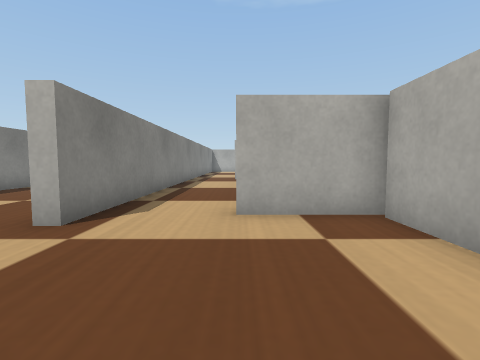
view 1 (above)

22 first-person views from a walk through a world built for the Webots simulator. The camera is 0.45 m above the floor, tilts 4° down and sees 85° across. The floor is counted in squares, 0.5 m on a side. Each view is taken from the middle of a square. On the plan, view 1 faces up. The plan holds only what a view shows up to about 10 squares ahead; the rest is blank. The robots in the file are not drawn. Simple shapes and patterns stand in for the simulator's stock objects.

view 2
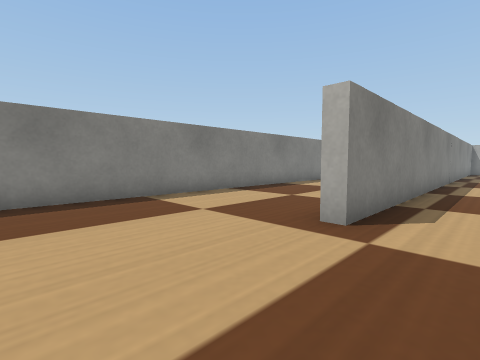

view 3
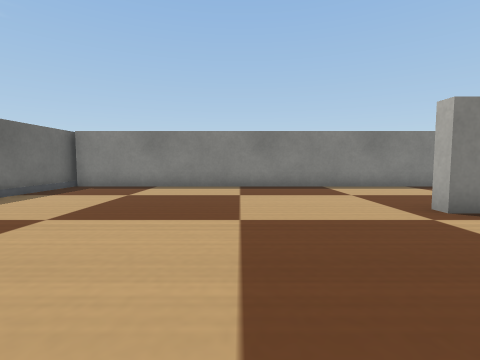

view 4
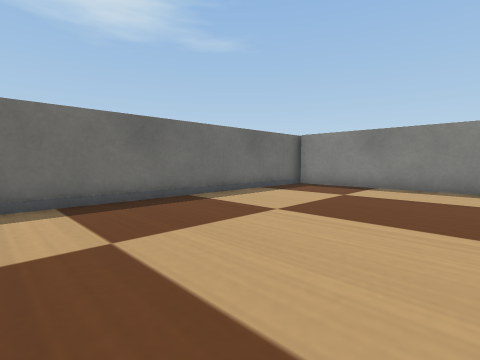

view 5
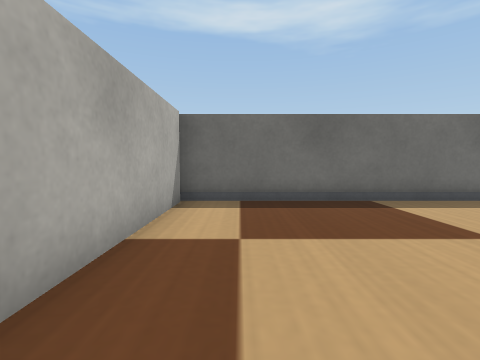

view 6
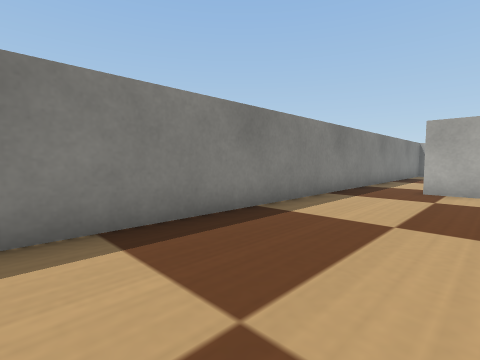

view 7
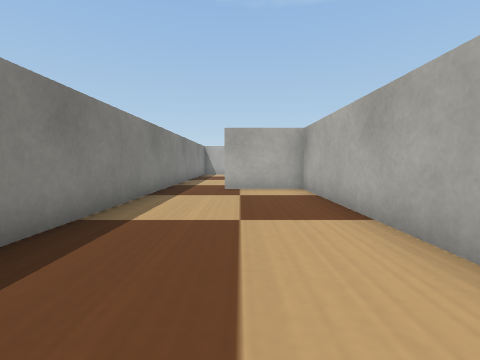

view 8
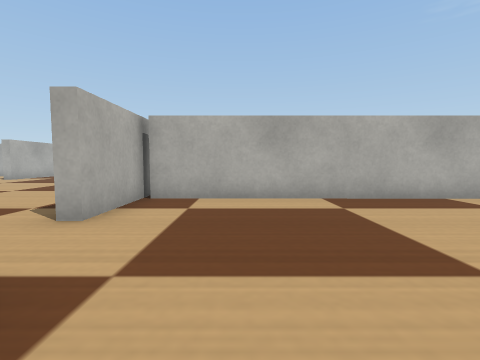

view 9
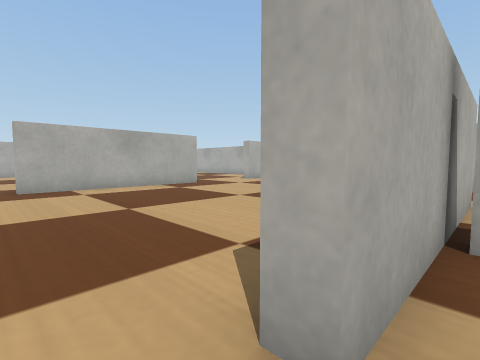

view 10
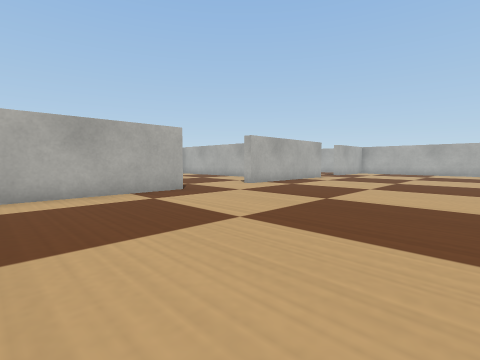

view 11
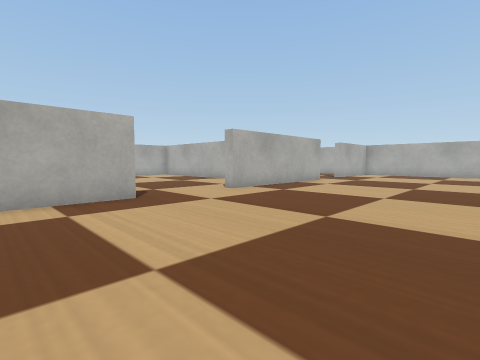

view 12
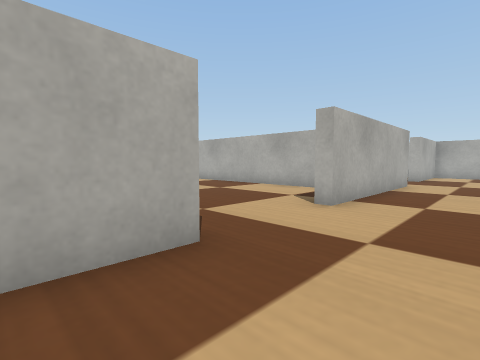

view 13
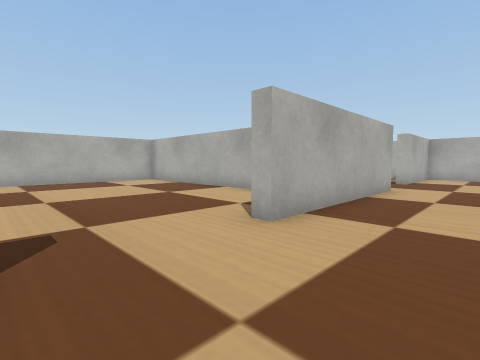

view 14
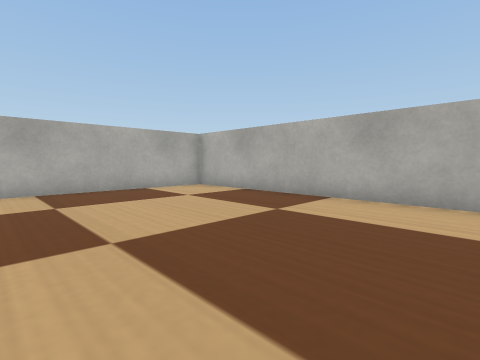

view 15
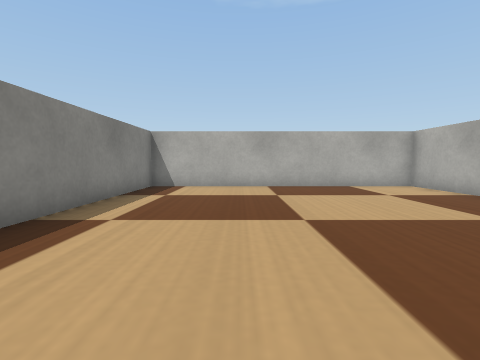

view 16
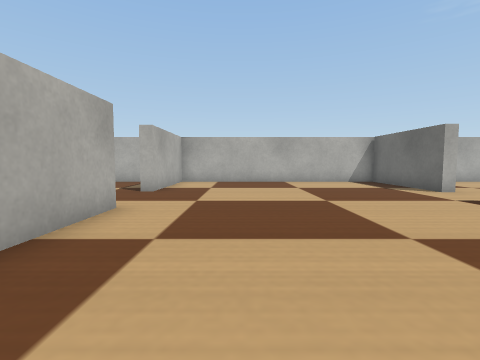

view 17
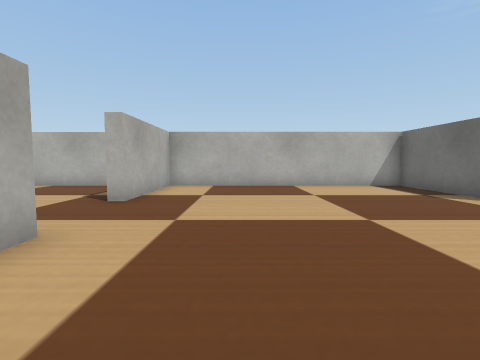

view 18
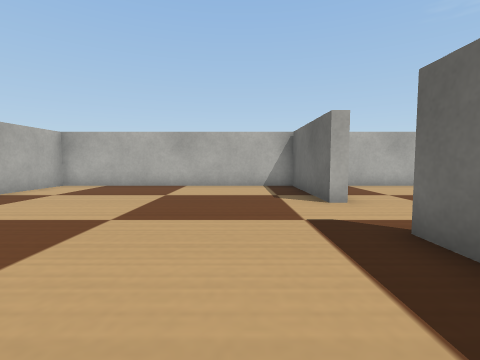

view 19
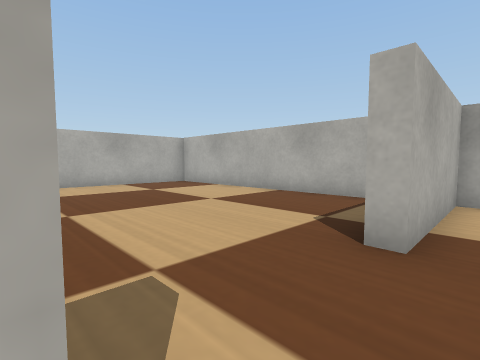

view 20
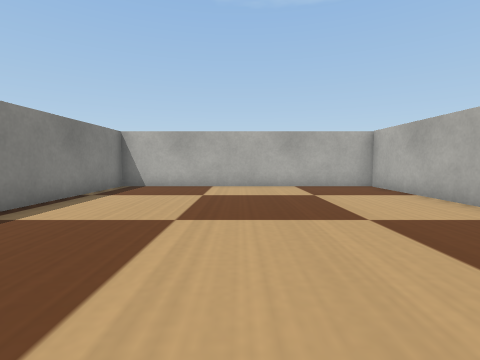

view 21
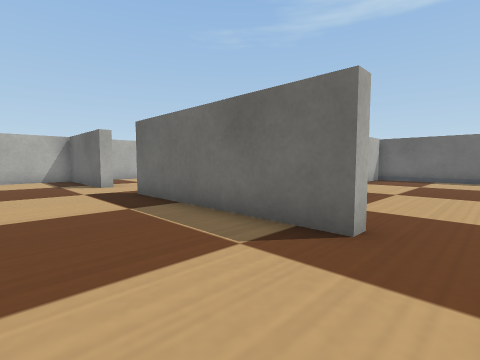

view 22
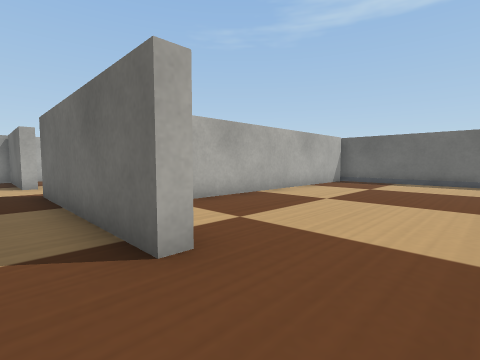

### Floor plan
Points are (right, up) in squares from view 1. A wall is a line through its corners. A room is listed if a view was taken in it or the views show most of it. See-through windows are left out.
Room 1 (views 1, 2, 3, 4, 5, 6, 7, 8, 9)
walls: (-2.5, 4.6) (-2.5, 3.6) (-3, 3.6); (-2.9, 7.1) (-2.9, 13.6) (-5.5, 13.6); (3.1, 4.4) (-0.1, 4.4); (-7.9, -6.1) (2.5, -6.1); (2.3, -5.9) (2.3, 4.3); (-7.5, 14.6) (-7.5, -6)
ways out: opening at (-1.5, 5) to room 2; opening at (-6.5, 14)
Room 2 (views 10, 11, 12, 13, 14, 15, 16, 17, 18, 19, 21, 22)
walls: (9.2, 4.4) (9.2, 4.9) (15.2, 4.9); (5.8, 13.4) (-0.3, 13.4) (-0.3, 13.9); (6, 4.4) (3.1, 4.4); (12.3, 15.3) (12.3, 23.6) (2.8, 23.6) (2.8, 17.4); (15.1, 13.4) (9.2, 13.4) (9.2, 13.9); (17.7, 5) (21.8, 5) (21.8, 13.6) (17.9, 13.6); (-0.1, 4.4) (-0.1, 4.9); (-2.5, 12.8) (-2.5, 4.6); (12.3, -3) (12.3, 2.4); (7.5, -6.1) (9.1, -6.1)
ways out: opening at (-1.5, 5) to room 1; opening at (16.5, 14) to room 3; opening at (-1.5, 14); opening at (16.5, 5)
Room 3 (view 20)
walls: (17.9, 13.6) (17.9, 14.1); (21.8, 15.3) (21.8, 23.6) (12.7, 23.6) (12.7, 18.6)
ways out: opening at (16.5, 14) to room 2

Where each view was taken, in squares from view 1:
view 1: 0 up, 0 right, facing up
view 2: 0 up, 1 left, facing up-left
view 3: 0 up, 2 right, facing left
view 4: 0 up, 2 right, facing down-left
view 5: 0 up, 1 right, facing down
view 6: 5 up, 4 left, facing up-left
view 7: 5 up, 5 left, facing up
view 8: 2 up, 4 left, facing right
view 9: 4 up, 1 left, facing up-right
view 10: 6 up, 1 right, facing up-right
view 11: 7 up, 3 right, facing up-right
view 12: 11 up, 4 right, facing up-right
view 13: 11 up, 6 right, facing up-right
view 14: 15 up, 6 right, facing up-right
view 15: 14 up, 6 right, facing up
view 16: 11 up, 10 right, facing right
view 17: 11 up, 12 right, facing right
view 18: 7 up, 12 right, facing right
view 19: 13 up, 15 right, facing up-right
view 20: 14 up, 17 right, facing up
view 21: 8 up, 8 right, facing down-right
view 22: 6 up, 7 right, facing down-right
